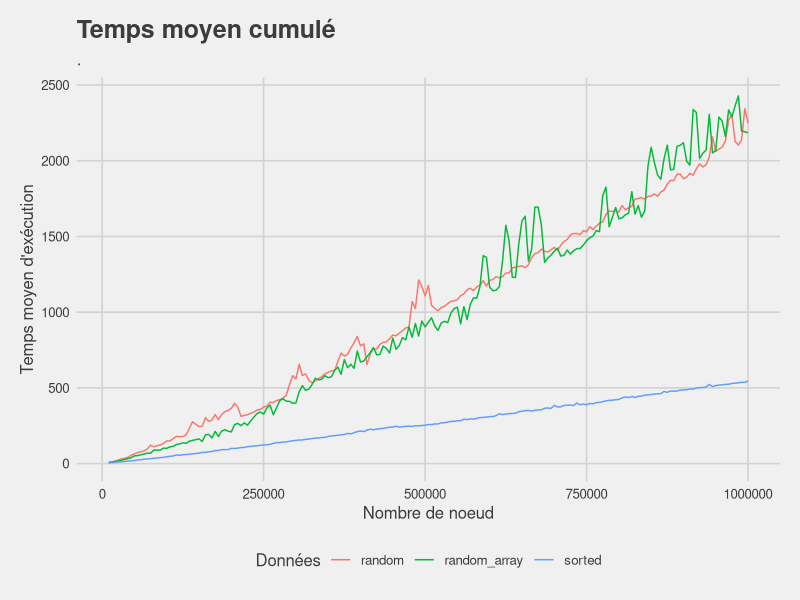
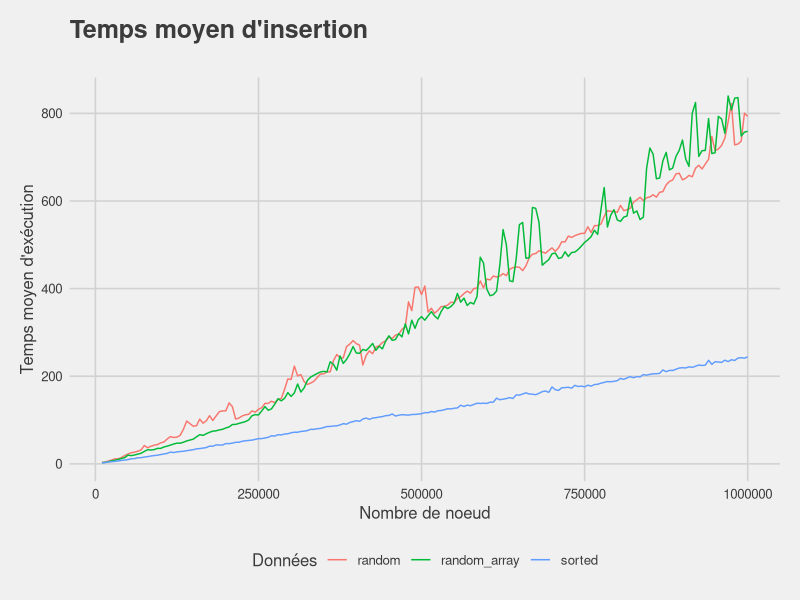
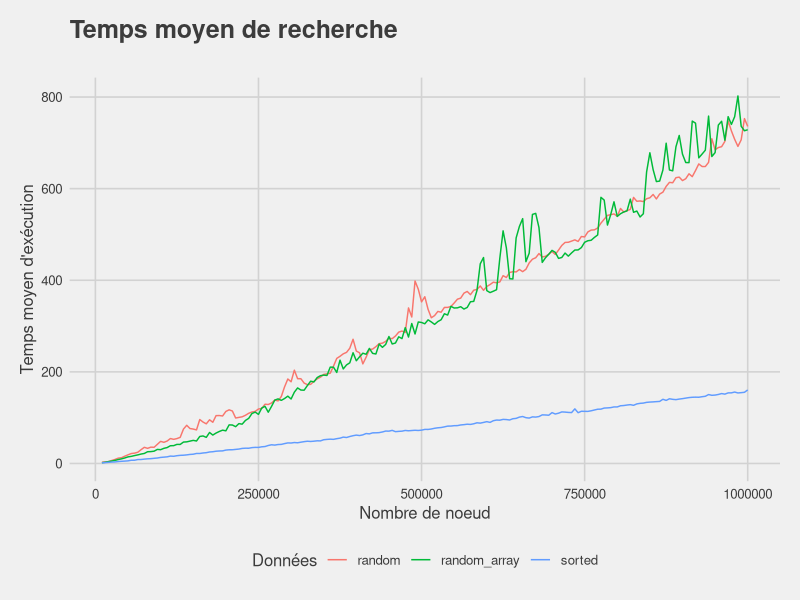
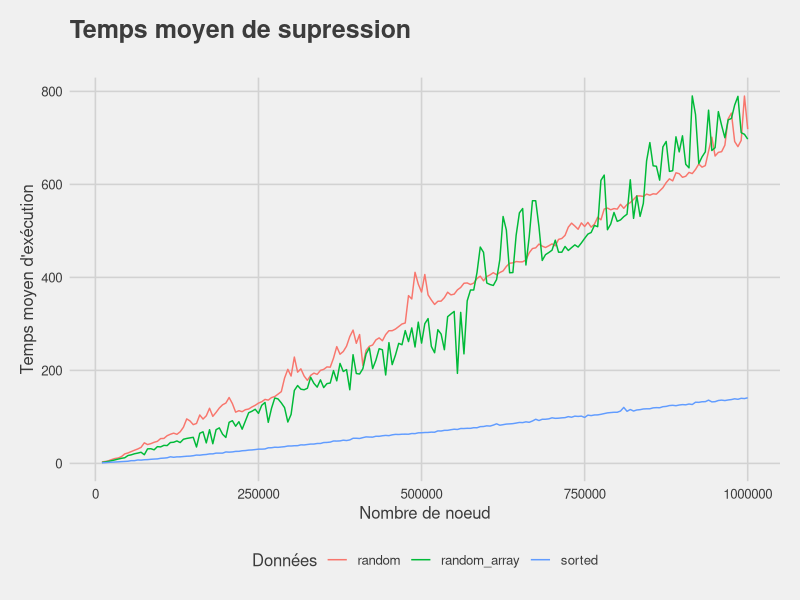
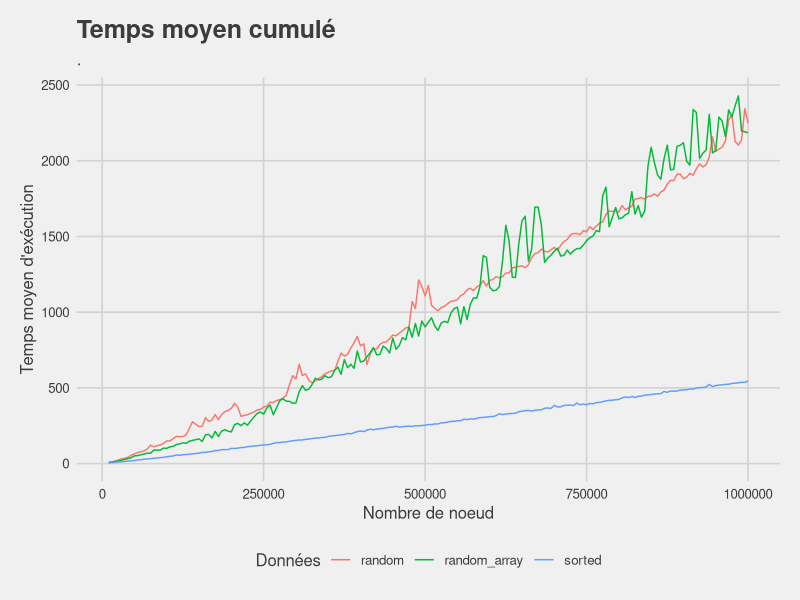
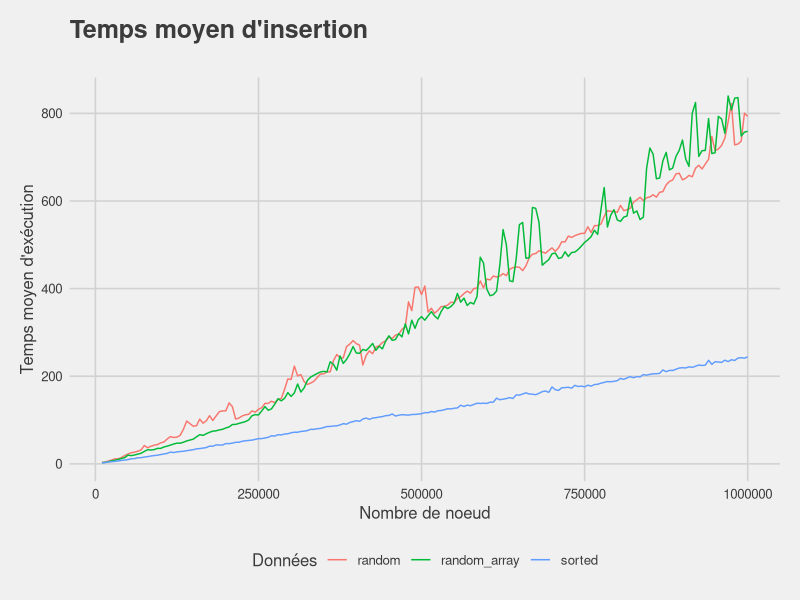
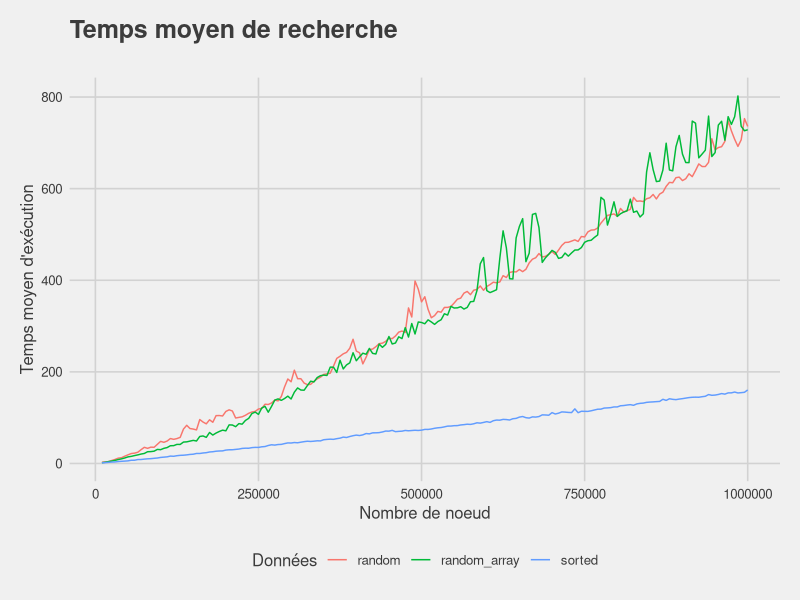
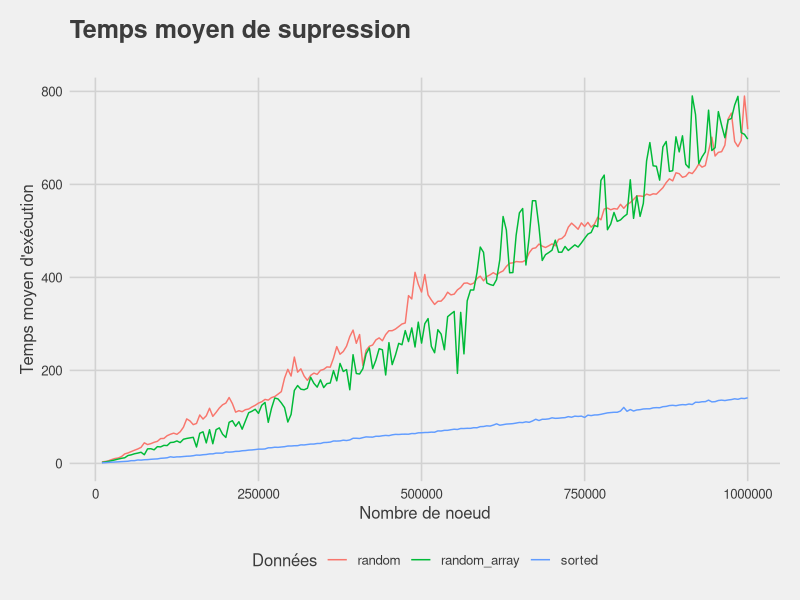

Here is the R script that generated these plots, in order:
library(ggplot2)
library(dplyr)
library(ggthemes)

#data <- read.table("../data/data_10k_1M_6.csv", sep=";", header=TRUE)

#mutate(typeTableau = factor(typeTableau, labels=c('aléatoire')))


df <- read.csv(file = '../data/RData/data_10K_1M_int.csv',header=TRUE,sep=";")



df %>%
  ggplot(aes(x=nodes, y=average_time, color=type)) +
  geom_line()+
  labs(title = "Temps moyen cumulé",
  subtitle= ".",
  x = "Nombre de noeud",
  y = "Temps moyen d'exécution",
  color = "Données") +
  theme_fivethirtyeight()+
  theme(axis.title = element_text())
  
ggsave("temp_global.png")

df %>%
  ggplot(aes(x=nodes, y=average_time_insert, color=type)) +
  geom_line()+
  labs(title = "Temps moyen d'insertion ",
  subtitle= "",
  x = "Nombre de noeud",
  y = "Temps moyen d'exécution",
  color = "Données") +
  theme_fivethirtyeight()+
  theme(axis.title = element_text())

  
ggsave("temp_insertion.png")



df %>%
  ggplot(aes(x=nodes, y=average_time_search, color=type)) +
  geom_line()+
  labs(title = "Temps moyen de recherche",
  subtitle= "",
  x = "Nombre de noeud",
  y = "Temps moyen d'exécution",
  color = "Données") +
  theme_fivethirtyeight() +
  theme(axis.title = element_text())
 
ggsave("temp_recherche.png")


df %>%
  ggplot(aes(x=nodes, y=average_time_delete, color=type)) +
  geom_line()+
  labs(title = "Temps moyen de supression",
  subtitle= "",
  x = "Nombre de noeud",
  y = "Temps moyen d'exécution",
  color = "Données") +
  theme_fivethirtyeight() +
   theme(axis.title = element_text())
 
ggsave("temp_supression.png")

# Appliquer un thème au graphique en utilisant la fonction theme_bw()
# ggplot(df, aes(x=n, y=average_time_insert)) +
#   geom_line() +
#   theme_bw()

# # Enregistrer le graphique en utilisant la fonction ggsave()
# ggsave("my_plot.png", width=8, height=6)



#temps

# ggplot(df, aes(x = n, y = average_time, color = typeTableau)) +
# geom_smooth(linewidth=1.5,alpha=0.8)+ geom_point()+ labs(title="Insertion ",x=n,y=average_time, color = "Type tableau")+
# theme_fivethirtyeight()+theme(axis.title=element_text())

# ggsave("temp_insert.png")